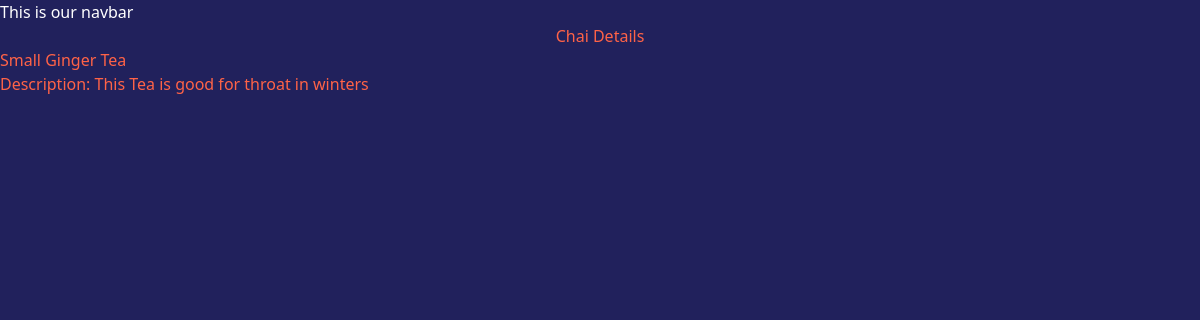
/chai/1, run on the app's committed database.
### chai/models.py (models this page shows, shortened)
class ChaiVarity(models.Model):
    chai_types_enums = [
        ('BT', 'Black Tea'),
        ('MT', 'Masala Tea'),
        ('ET', 'Elaichi Tea'),
        ('PT', 'Plain Tea'),
        ('GT', 'Ginger Tea'),
    ]
    name = models.CharField(max_length=100)
    image = models.ImageField(upload_to='chaiImage/')
    date_added = models.DateTimeField(default=timezone.now)
    type = models.CharField(max_length=2, choices=chai_types_enums)
    description = models.TextField(default='')
    price = models.IntegerField(default=0)

### chai/views.py (the view)
# urls.py: path('<int:chai_id>', views.chai_detail, name='chai_detail'),
def chai_detail(request, chai_id):
    print(f'Chai Id: {chai_id}')
    chai = get_object_or_404(ChaiVarity, pk=chai_id)
    return render(request, 'chai/chai_details.html', {'chai':chai})

### chai/templates/chai/chai_details.html (shortened to what this page needs)
{% extends "layout.html" %}
{% block content %}
    <h1>Chai Details</h1>
        <h2>{{ chai.name }}</h2>
        <h3>Description: {{chai.description}}</h3>
{% endblock %}

### static/style.css (style rules this page uses)
body { background-color:rgb(33, 33, 92); color:tomato }
h1 { text-align: center; font-size: 2rem; }

### data on the page
ChaiVarity: name "Small Ginger Tea", description "This Tea is good for throat in winters"
